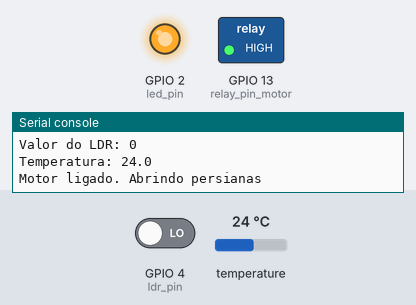
Simulated run of this program. Board: ESP32 board running MicroPython. On the bench: switched loads named in the program (green lamp = pin HIGH), output pins drawn as LEDs (lit = HIGH), the last lines printed to the serial console. Wiring (from the project's diagram.json): light sensor on GPIO 2, light sensor on GPIO 4, relay on GPIO 13, DS18B20 sensor on GPIO 15. The test bench sets the inputs (shaded band); at power-on: GPIO 4 (ldr_pin) LOW, temperature 24 °C.

Above: at 1.2 s.
1.3 s: GPIO 4 (ldr_pin) driven HIGH
At 6.9 s:
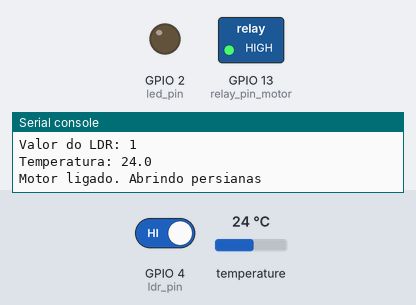
8.0 s: temperature set to 22.5 °C
At 13.5 s:
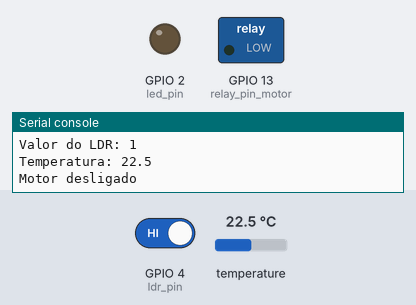
19.5 s: temperature set to 28 °C
At 24.2 s:
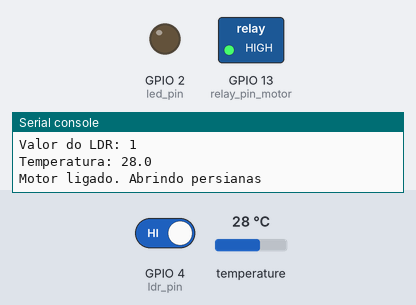
25.9 s: temperature set to 12 °C
At 30.8 s:
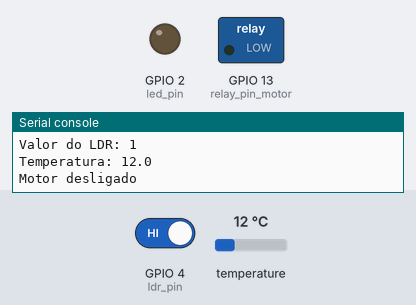
Timing chart, 0 to 32.3 s (numbered marks = the images above; inputs shaded):
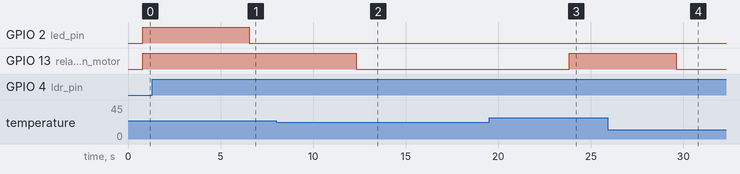

Measured:
- the behaviour switches between 23.1 and 23 °C on temperature (found by bisection; images 1 and 2)
- after the input at 1.3 s, GPIO 2 (led_pin): HIGH → LOW after 5.3 s
- after the input at 8.0 s, GPIO 13 (relay_pin_motor): HIGH → LOW after 4.3 s
- after the input at 19.5 s, GPIO 13 (relay_pin_motor): LOW → HIGH after 4.3 s
- after the input at 25.9 s, GPIO 13 (relay_pin_motor): HIGH → LOW after 3.7 s

The program:

main.py
```python
#Link para testar o codigo no simulador: https://wokwi.com/projects/399810624918618113

import machine
import ds18x20
import onewire
import time

# Configuração do pino do sensor de luminosidade (LDR)
ldr_pin = machine.Pin(4, machine.Pin.IN)

# Configuração do pino do LED
led_pin = machine.Pin(2, machine.Pin.OUT)

# Configuração do pino do sensor de temperatura
temperature_pin = machine.Pin(15, machine.Pin.IN)

# Configuração do pino do relay do motor
relay_pin_motor = machine.Pin(13, machine.Pin.OUT)

# Inicializar o sensor DS18B20 para o interior
ds_sensor_interior = ds18x20.DS18X20(onewire.OneWire(temperature_pin))

# Escanear para encontrar dispositivos DS18B20
roms_interior = ds_sensor_interior.scan()
print('Found DS devices (Interior):', roms_interior)

# Função para ler o valor do sensor de luminosidade
def read_ldr():
    return ldr_pin.value()

# Função para ler a temperatura do sensor DS18B20
def read_temp():
    ds_sensor_interior.convert_temp()
    time.sleep_ms(750)  # Esperar a conversão da temperatura
    temp = ds_sensor_interior.read_temp(roms_interior[0])
    return temp

# Loop principal
while True:
    # Lê o valor do sensor de luminosidade
    ldr_value = read_ldr()
    print(f"Valor do LDR: {ldr_value}")

    # Lê o valor do sensor de temperatura
    temp_value = read_temp()
    print(f"Temperatura: {temp_value}")

    # Checa as condições e aciona o motor se necessário
    if ldr_value == 0 or temp_value > 23:
        relay_pin_motor.on()
        print("Motor ligado. Abrindo persianas")
        #verificar tempo
    else:
        relay_pin_motor.off()
        print("Motor desligado")

    # Acende o LED se estiver mais claro
    if ldr_value == 0:
        led_pin.on()
    else:
        led_pin.off()

    # Aguarda 5 segundos antes de realizar nova leitura
    time.sleep(5)
```
